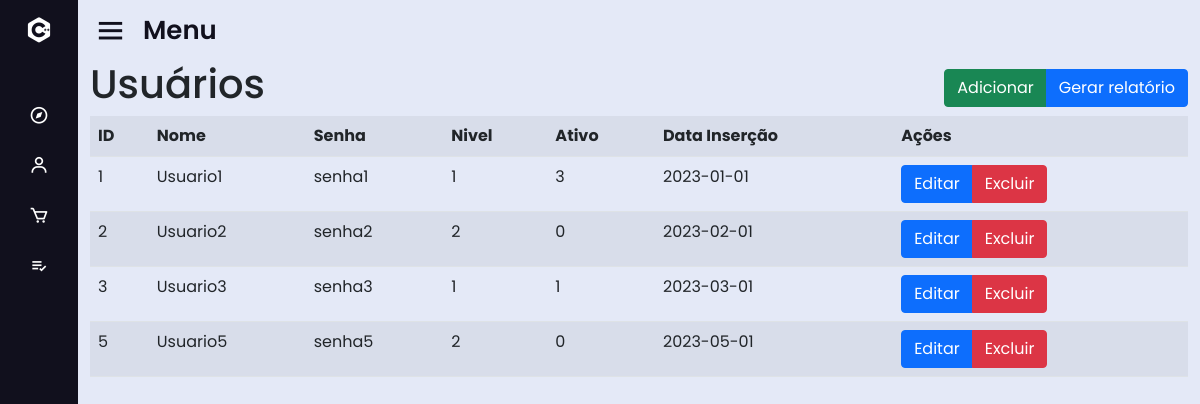
The app's page /sislogin/dashboard.php (signed in) with its own data.
### tables this page shows
CREATE TABLE `usuario` (
  `id` int(11) NOT NULL,
  `nome_usu` varchar(255) NOT NULL,
  `senha` varchar(255) NOT NULL,
  `nivel` int(11) NOT NULL,
  `ativo` tinyint(1) NOT NULL,
  `dt_cadastro` date NOT NULL
);

### sislogin/base/lista_usu.php (the view)
<div class="container">
    <div class="d-flex justify-content-between d-flex align-items-center">
        <h1>Usuários</h1>
        <div class="btn-group ">
            <a href="dashboard.php?page=add_usu.php" class="btn btn-success">Adicionar</a>
            <a href="base/relatorio/gerar_relatorio.php?tipo=usu" class="btn btn-primary">Gerar relatório</a>
        </div>
    </div>
    <table class="table table-striped">
        <tr>
            <th>ID</th>
            <th>Nome</th>
            <th>Senha</th>
            <th>Nivel</th>
            <th>Ativo</th>
            <th>Data Inserção</th>
            <th colspan="3">Ações</th>
        </tr>
        <?php
        require_once "conexao.php";
        $sql = "SELECT * FROM usuario";
        $sql = mysqli_query($conexao, $sql);
        while ($dados = mysqli_fetch_assoc($sql)) {
            echo "<tr>";
            echo "<td>" . $dados['id'] . "</td>";
            echo "<td>" . $dados['nome_usu'] . "</td>";
            echo "<td>" . $dados['senha'] . "</td>";
            echo "<td>" . $dados['nivel'] . "</td>";
            echo "<td>" . $dados['ativo'] . "</td>";
            echo "<td>" . $dados['dt_cadastro'] . "</td>";
            echo "<td><div class='btn-group'><a href='dashboard.php?page=fedit_usu.php&id=".$dados['id']."' class='btn btn-primary'>Editar</a>";
            echo "<a href='dashboard.php?page=remove.php&tipo=usu&id=".$dados['id']."' class='btn btn-danger'>Excluir</a></td>";
            echo "</tr>";
        }
        ?>
    </table>
</div>

### sislogin/css/style.css (style rules this page uses)
* { margin: 0; padding: 0; box-sizing: border-box; font-family: 'Poppins', sans-serif; }

### records on screen
usuario: id "1", nome_usu "Usuario1", senha "senha1", nivel "1", ativo "3", dt_cadastro "2023-01-01"
usuario: id "2", nome_usu "Usuario2", senha "senha2", nivel "2", ativo "0", dt_cadastro "2023-02-01"
usuario: id "3", nome_usu "Usuario3", senha "senha3", nivel "1", ativo "1", dt_cadastro "2023-03-01"
usuario: id "5", nome_usu "Usuario5", senha "senha5", nivel "2", ativo "0", dt_cadastro "2023-05-01"
